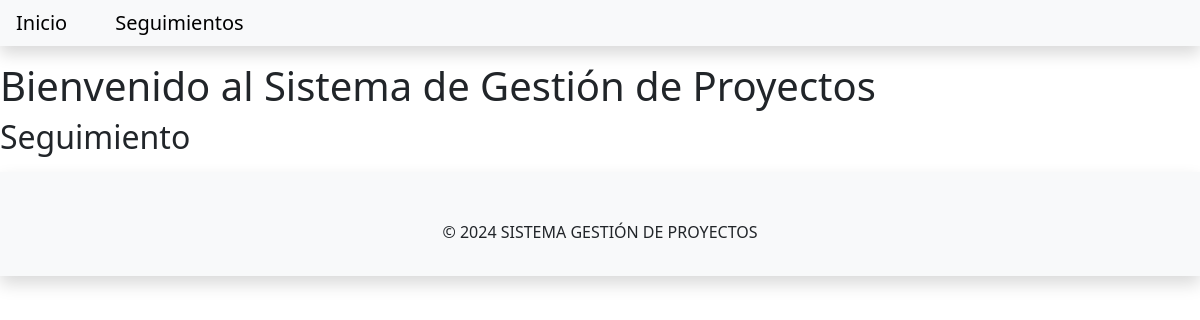
The page /seguimiento/index on the database as committed earlier.
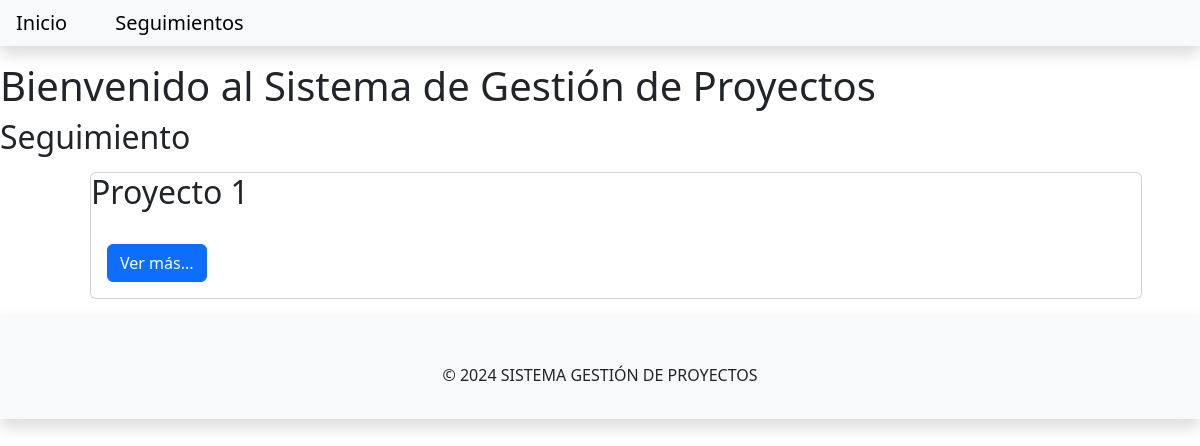
The same page on the database as committed later.
### seguimiento/models.py (models this page shows, shortened)
class Seguimiento(models.Model):
    observacion = models.TextField()
    fecha = models.DateField()
    proyecto = models.ForeignKey(to='gestionproyecto.Proyecto', on_delete=models.CASCADE)
    slug = models.SlugField(unique=True, max_length=200, blank=True)

### gestionproyecto/models.py (models this page shows, shortened)
class Proyecto(models.Model):
    nombre = models.CharField(max_length=100)
    descripcion = models.TextField()
    fecha_inicio = models.DateField()
    fecha_fin = models.DateField()
    estado = models.IntegerField(choices=ESTADO, default=0)
    fecha_creacion = models.DateTimeField(auto_now_add=True)
    fecha_modificacion = models.DateTimeField(auto_now=True)
    acta_constitucion = models.OneToOneField(to='gestionproyecto.ActaConstitucion', on_delete=models.CASCADE, null=True, blank=True)
    interesados = models.ManyToManyField(to=Interesado, blank=True)
    comunicaciones = models.ManyToManyField(to=Comunicacion, blank=True)
    riesgos = models.ManyToManyField(to=Riesgo, blank=True)
    alcances = models.ManyToManyField(to=Alcance, blank=True)
    slug = models.SlugField(unique=True, max_length=200, blank=True)

### seguimiento/views.py (the view)
# urls.py: path('index', views.SeguimientoList.as_view(), name='index'),
class SeguimientoList(generic.ListView):
    queryset = Seguimiento.objects.all().order_by('proyecto')
    template_name = 'seguimiento/index.html'
    context_object_name = 'seguimiento_list'

### templates/seguimiento/index.html
{% extends 'seguimiento/base.html' %}
{% block content %}
    <h1>Bienvenido al Sistema de Gestión de Proyectos</h1>
    <h2> Seguimiento </h2>
    <div class="container">
         <ul>
        {% for seguimiento in seguimiento_list %}
        <div class="card m-3">
            <div class="card-title">
                <h2>{{ seguimiento.proyecto.nombre | title}}</h2>
            </div>
            <div class="card-body">
                <a class="btn btn-primary" href="{% url 'seguimiento_view' seguimiento.slug %}">Ver más...</a>
            </div>
        </div>
        {% endfor %}
        </ul>
    </div>
{% endblock content %}

### templates/seguimiento/base.html (shortened to what this page needs)
<!DOCTYPE html>
<html lang="en">
<head>
    <link href="https://cdn.jsdelivr.net/npm/bootstrap@5.3.8/dist/css/bootstrap.min.css" rel="stylesheet">
</head>
<body>
    <nav class="navbar navbar-expand-lg navbar-light bg-light shadow mb-3" id="mainNav">
        <div class="collapse navbar-collapse" id="navbarResponsive">
            <ul class="navbar-nav ml-auto">
                <li class="nav-item"><a class="navbar-brand p-3" href="{% url 'home' %}">Inicio</a></li>
                <li><a class="navbar-brand p-3" href="/seguimiento/index">Seguimientos</a></li>
            </ul>
        </div>
    </nav>
    {% block content %}
    {% endblock content %}
    <footer class="footer mt-auto py-3 bg-light shadow mt-3">
        <div class="text-center p-3 bg-light mt-3">
            © 2024 SISTEMA GESTIÓN DE PROYECTOS
        </div>
    </footer>
</body>
</html>

Rows that differ between the two databases and show on the page:
added Seguimiento: proyecto.nombre "Proyecto 1"
